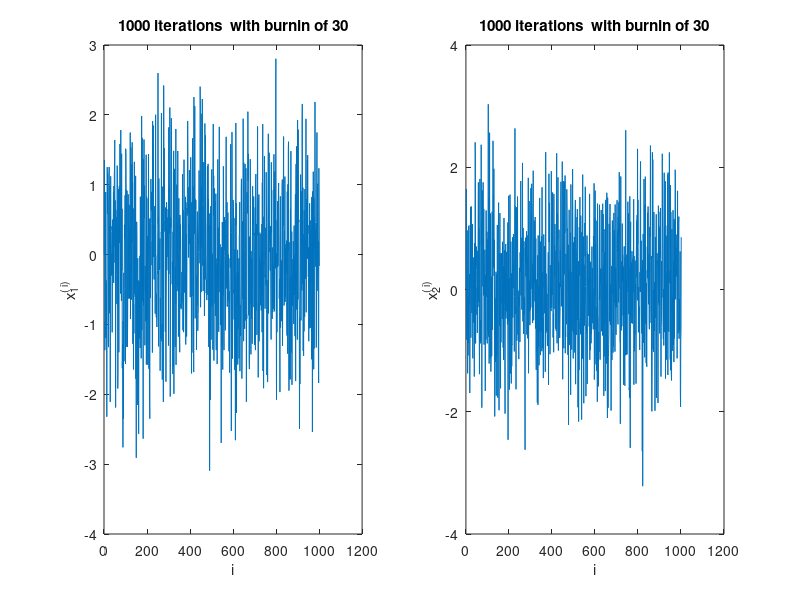
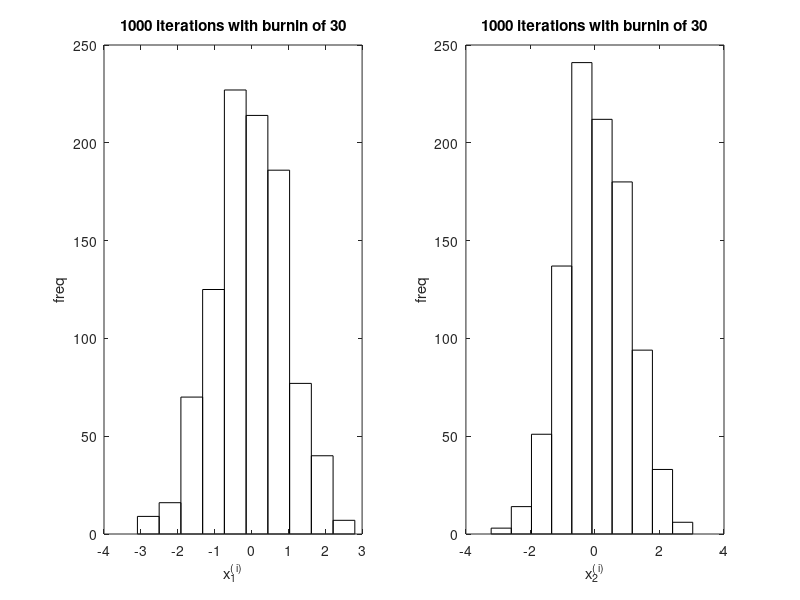

MATLAB code for these plots, in order:
%
% A program to preform Gibbs sampling for the bivariate normal distribution
% with with zero mean and unit variance for the marginals, but a 
% correlation of rho between the two variables. 
%

nocy=1000;
rho=0.28;

% Initalise the vectors x1 and x2
x1=zeros(nocy+1,1);
x2=zeros(nocy+1,1);

%Inital values
x1(1)=0;
x2(1)=0;

for i=2:nocy+1
   x1(i)=normrnd(rho*x2(i-1),sqrt(1-rho^2));
   x2(i)=normrnd(rho*x1(i),sqrt(1-rho^2));
end

burnin=30;
figure;
subplot(1,2,1); plot(x1);title('1000 iterations  with burnin of 30'); xlabel('i');  ylabel('x_1^(^i^)'); 
subplot(1,2,2); plot(x2);title('1000 iterations  with burnin of 30'); xlabel('i');  ylabel('x_2^(^i^)'); 

figure;
colormap([1 1 1])

subplot(1,2,1); hist(x1(burnin+1:nocy+1));title('1000 iterations with burnin of 30'); xlabel('x_1^(^i^)'); ylabel('freq')
subplot(1,2,2); hist(x2(burnin+1:nocy+1));title('1000 iterations with burnin of 30'); xlabel('x_2^(^i^)'); ylabel('freq')

